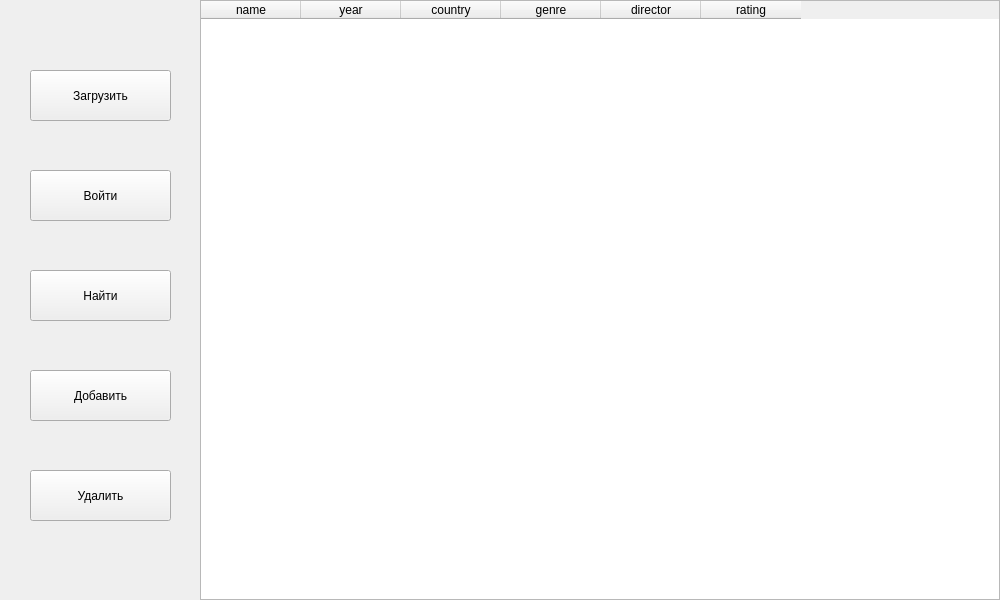
<?xml version="1.0" encoding="UTF-8"?>
<ui version="4.0">
 <class>MainWindow</class>
 <widget class="QWidget" name="MainWindow">
  <property name="geometry">
   <rect>
    <x>0</x>
    <y>0</y>
    <width>1000</width>
    <height>600</height>
   </rect>
  </property>
  <property name="minimumSize">
   <size>
    <width>1000</width>
    <height>600</height>
   </size>
  </property>
  <property name="maximumSize">
   <size>
    <width>1000</width>
    <height>600</height>
   </size>
  </property>
  <property name="windowTitle">
   <string>Form</string>
  </property>
  <widget class="QTableWidget" name="tableWidget">
   <property name="geometry">
    <rect>
     <x>200</x>
     <y>0</y>
     <width>800</width>
     <height>600</height>
    </rect>
   </property>
   <property name="sizeAdjustPolicy">
    <enum>QAbstractScrollArea::AdjustIgnored</enum>
   </property>
   <column>
    <property name="text">
     <string>name</string>
    </property>
   </column>
   <column>
    <property name="text">
     <string>year</string>
    </property>
   </column>
   <column>
    <property name="text">
     <string>country</string>
    </property>
   </column>
   <column>
    <property name="text">
     <string>genre</string>
    </property>
   </column>
   <column>
    <property name="text">
     <string>director</string>
    </property>
   </column>
   <column>
    <property name="text">
     <string>rating</string>
    </property>
   </column>
  </widget>
  <widget class="QPushButton" name="loadButton">
   <property name="geometry">
    <rect>
     <x>30</x>
     <y>70</y>
     <width>141</width>
     <height>51</height>
    </rect>
   </property>
   <property name="text">
    <string>Загрузить</string>
   </property>
  </widget>
  <widget class="QPushButton" name="loginButton">
   <property name="geometry">
    <rect>
     <x>30</x>
     <y>170</y>
     <width>141</width>
     <height>51</height>
    </rect>
   </property>
   <property name="text">
    <string>Войти</string>
   </property>
  </widget>
  <widget class="QPushButton" name="findButton">
   <property name="geometry">
    <rect>
     <x>30</x>
     <y>270</y>
     <width>141</width>
     <height>51</height>
    </rect>
   </property>
   <property name="text">
    <string>Найти</string>
   </property>
  </widget>
  <widget class="QPushButton" name="addButton">
   <property name="geometry">
    <rect>
     <x>30</x>
     <y>370</y>
     <width>141</width>
     <height>51</height>
    </rect>
   </property>
   <property name="text">
    <string>Добавить</string>
   </property>
  </widget>
  <widget class="QPushButton" name="delButton">
   <property name="geometry">
    <rect>
     <x>30</x>
     <y>470</y>
     <width>141</width>
     <height>51</height>
    </rect>
   </property>
   <property name="text">
    <string>Удалить</string>
   </property>
  </widget>
 </widget>
 <resources/>
 <connections/>
</ui>
